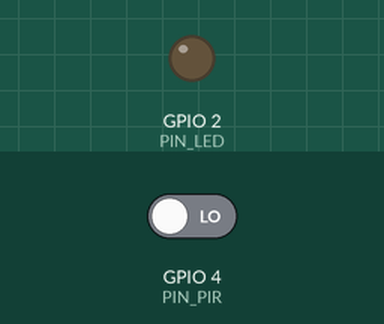
Simulated run of this sketch. Board: ESP32. On the bench: output pins drawn as LEDs (lit = HIGH). The inputs (shaded band) are chosen by the test bench; at power-on: GPIO 4 (PIN_PIR) LOW. What the sketch prints to the serial monitor is not drawn.

Above: at 1.2 s.
1.3 s: GPIO 4 (PIN_PIR) driven HIGH
At 2.2 s:
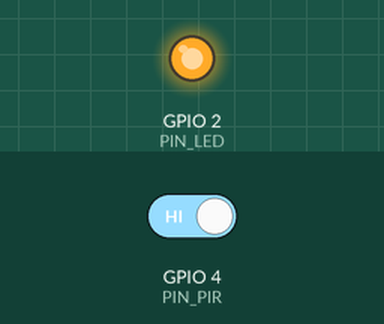
2.8 s: GPIO 4 (PIN_PIR) driven LOW
At 3.3 s:
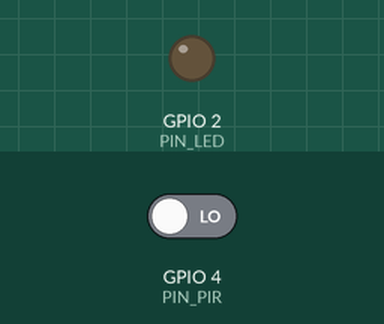
Timing chart, 0 to 5.8 s (numbered marks = the images above; inputs shaded):
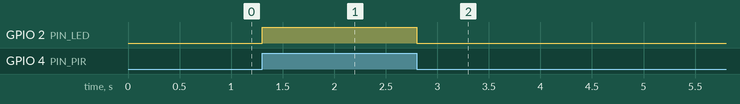

The sketch:

sketch_mar27a.ino
```cpp
/*
* pirLedInt.ino
*
* Este programa hace que el led de status del microcontrolador
* ESP32 DEVKIT DOIT de 30 pines o un LED conectado al pin 2,
* se encienda si el sensor PIR (sensor infrarrojo pasivo)
* detecta movimiento.
*
* Entre checadas del estado del PIR, suponemos que el
* microcontrolador ESP32 realiza una tarea que le lleva
* TIEMPO_TAREA ms. Durante ese tiempo si el PIR detecta un
* movimiento, no es detectado por el microcontrolador ESP32.
* Para evitar eso, haremos que el PIR genere una interrupcion
* al ocurrir un cambio en su pin de salida
*
* No usa la funcion delay(). En lugar de ello utiliza la
* biblioteca NoDelay. Esto permite que otro codigo ejecute al
* mismo tiempo que se encuentra en el periodo de espera.
*/
#include <NoDelay.h>
// Pin a la que esta conectado el PIR, GPIO4
const unsigned int PIN_PIR = 4;
// Pin a la que esta conectado el LED, GPIO2
const unsigned int PIN_LED = 2;
// Duracion en ms de la tarea que ejecuta el Microcontrolador ESP32
const long TIEMPO_TAREA = 4000;
// Velocidad de transmisión del puerto serie
const unsigned int BAUD_RATE = 115200;
// Define los posibles estados del LED
typedef enum {
LED_APAGADO,
LED_ENCENDIDO
} estadoLed;
// Variable que guarda el estado del LED
volatile estadoLed edoLed;
// Crea una instancia de la clase noDelay
// que determina si han transcurrido TIEMPO_TAREA ms
noDelay pausa(TIEMPO_TAREA);
void IRAM_ATTR pirISr();
void setup() {
// Establece el pin PIN_LED (GPIO2) como de salida.
pinMode(PIN_LED,OUTPUT);
// Establece el pin PIN_PIR (GPIO4) como de entrada.
pinMode(PIN_PIR, INPUT);
// Establece la velocidad de transmisión del puerto serie al
// valor BAUD_RATE
Serial.begin(BAUD_RATE);
// Instala la rutina de atención llamada pirISr al evento
// de un cambio en el pin PIN_PIR (GPIO4)
attachInterrupt(PIN_PIR, pirISr, CHANGE);
// Establece el estado inicial del LED
edoLed = LED_APAGADO;
// Apaga el LED
digitalWrite(PIN_LED, LOW);
// Inicializa la tarea simulada
Serial.println("Inicia tarea");
}
void loop() {
// Verifica si ss termino de ejecutar la tarea
if (pausa.update()) {
Serial.println("Termina tarea");
Serial.println("Inicia tarea");
}
}
/*
* Esta funcion es la rutina de atencion a la interrupcion
* generada cuando el pin conectado al boton cambia de estado
*/
void IRAM_ATTR pirISr() {
// Si se el PIR detecto/dejo de detectar movimiento,
// Prender/apagar el LED
switch(edoLed) {
case LED_APAGADO:
// Enciende el LED
digitalWrite(PIN_LED, HIGH);
// Actualiza la variable que guarda el estado del LED
edoLed = LED_ENCENDIDO;
break;
case LED_ENCENDIDO:
// Apaga el LED
digitalWrite(PIN_LED, LOW);
// Actualiza la variable que guarda el estado del LED
edoLed = LED_APAGADO;
}
}
```

Measured:
- after the input at 1.3 s, GPIO 2 (PIN_LED): LOW → HIGH at once
- after the input at 2.8 s, GPIO 2 (PIN_LED): HIGH → LOW at once
